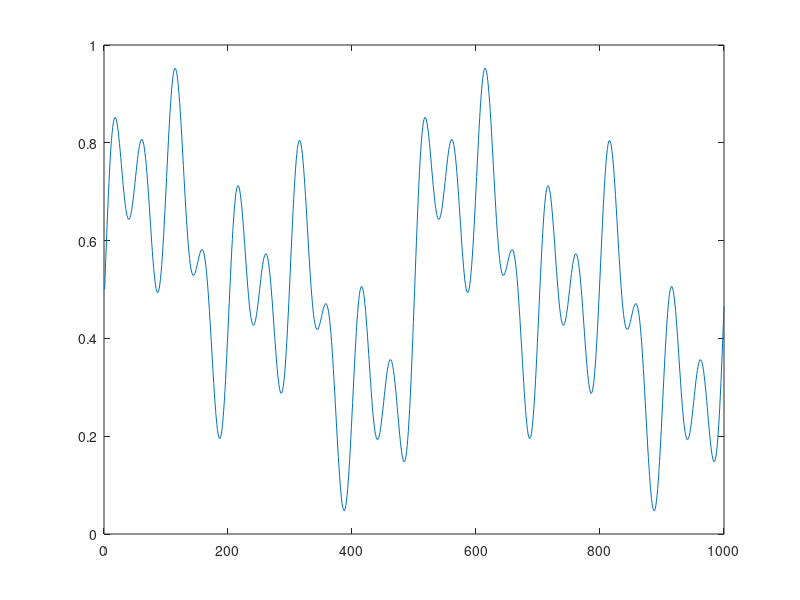

The MATLAB script that drew this image: (Note: this script raises an error after producing the figure.)
%% simulate an RL model using the smith perturbation frequency stuff
%% SDM; Oakland CA; March 21st 2020; the Corno era
clear all;close all;clc;

% number of trials
ntrials = 1000;

%% reward probability schedule %%
% sum-of-sines
% 4 pure sine wave components with amplitude=30
freq = [20 10 4 2];
amp = .30;
for k = 1:length(freq)
    dt = 1/ntrials;
    t = (0:dt:1-dt)';
    y(k,:) = amp * sin(2*pi*freq(k)*t);
end
prob_sched = sum(y); % prob of bandit one giving reward
plot(prob_sched / 2 + 0.5);

na = 2; % # of bandits

%% Toy Fast/Slow RL model %%
alpha_f = 1;
alpha_s = .1;
beta_f = 2;
beta_s = 1;
w = .9;

qf = .5*ones(na,1);
qs = .5*ones(na,1);
Q_fast = nan(ntrials,2);
Q_slow = nan(ntrials,2);


for n = 1:ntrials    
    pol_f = (exp(qf.*beta_f) ./ sum(exp(qf.*beta_f)))';
    pol_s = (exp(qs.*beta_s) ./ sum(exp(qs.*beta_s)))';
    pol = w*pol_f + (1-w)*pol_s;    
    
    x = rand;
    cnt = histcounts(x,[0,cumsum(pol)]);
    a = find(cnt==1); % action
    a_store(n) = a;
    rprob = prob_sched(n);
    coin = rand; 
    % rewarded?
    if a == 1
        if coin < rprob
            r = 1;
        else
            r = 0;
        end
    else
        if coin < 1-rprob
            r = 1;
        else
            r = 0;
        end
    end
    % q learn
    qf(a) = qf(a) + alpha_f*(r-qf(a));
    qs(a) = qs(a) + alpha_s*(r-qs(a));    
    
    Q_fast(n,a) = qf(a);
    Q_fast(n,3-a) = qf(3-a);    
    Q_slow(n,a) = qs(a);
    Q_slow(n,3-a) = qs(3-a);             
    
end

plot(prob_sched,'--k');hold on;
plot(Q_fast(:,1)-.5,'o');
legend('Bandit 1 reward probability schedule','model simulated Q-values');


figure;
% Driven frequencies
ntrials = length(prob_sched);
Ts = mean(diff(t));
Fs = 1/Ts;
Fn = Fs/2;
FT_Signal = fft(prob_sched)/ntrials;
Fv = linspace(0, 1, fix(ntrials/2)+1)*Fn;
Iv = 1:length(Fv);
plot(Fv, abs(FT_Signal(Iv))*2,'--k','linewidth',2); hold on;

% SIM Q action = 1 slow RL
FT_Signal = fft(Q_fast(:,1))/ntrials;
plot(Fv, abs(FT_Signal(Iv))*2,'color','b','linewidth',2)
% SIM Q action = 1 fast RL
FT_Signal = fft(Q_slow(:,1))/ntrials;
plot(Fv, abs(FT_Signal(Iv))*2,'color','r','linewidth',2)
% SIM choices 
FT_Signal = fft(a_store)/ntrials;
plot(Fv, abs(FT_Signal(Iv))*2,'color','m','linewidth',2)

xlim([1 21]);
box off;
title('Freq. Analysis');
xlabel('Freq');
ylabel('Amplitude');


% un-driven frequencies?
% figure;
% freq = [freq max(freq):ntrials];
% 
% signal_fast = fft(Q_fast(:,1));
% signal_fast(freq) = 0;
% signal_fast = ifft(signal_fast);
% signal_fast = real(signal_fast);
% 
% signal_slow = fft(Q_slow(:,1));
% signal_slow(freq) = 0;
% signal_slow = ifft(signal_slow);
% signal_slow = real(signal_slow);
% 
% plot(signal_fast,'color','b');hold on;
% plot(signal_slow,'color','r');
% ylabel('P(a = 1)');
% xlabel('Trial');
% title('Perturbation Free???');

